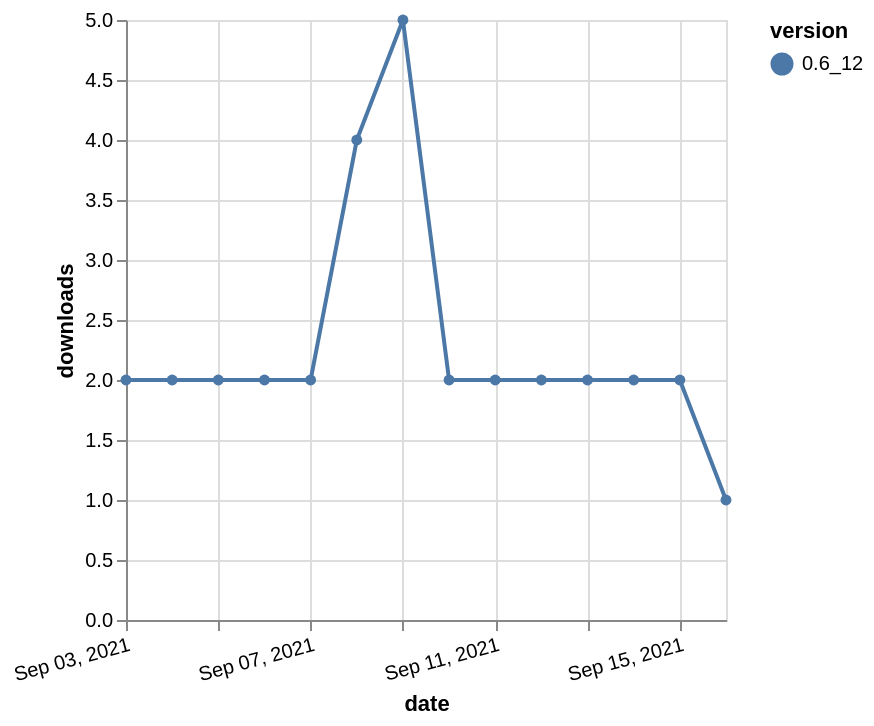

Write a Vega-Lite specification for this figure.
### Vega-Lite specification from a JSON file in a GitHub repository (floating-point values rounded to 4 significant figures)
{"$schema": "https://vega.github.io/schema/vega-lite/v5.json", "description": "A simple bar chart with embedded data.", "data": {"values": [{"date": "2021-09-03", "total": 3342, "delta": 2, "version": "0.6_12"}, {"date": "2021-09-04", "total": 3344, "delta": 2, "version": "0.6_12"}, {"date": "2021-09-05", "total": 3346, "delta": 2, "version": "0.6_12"}, {"date": "2021-09-06", "total": 3348, "delta": 2, "version": "0.6_12"}, {"date": "2021-09-07", "total": 3350, "delta": 2, "version": "0.6_12"}, {"date": "2021-09-08", "total": 3354, "delta": 4, "version": "0.6_12"}, {"date": "2021-09-09", "total": 3359, "delta": 5, "version": "0.6_12"}, {"date": "2021-09-10", "total": 3361, "delta": 2, "version": "0.6_12"}, {"date": "2021-09-11", "total": 3363, "delta": 2, "version": "0.6_12"}, {"date": "2021-09-12", "total": 3365, "delta": 2, "version": "0.6_12"}, {"date": "2021-09-13", "total": 3367, "delta": 2, "version": "0.6_12"}, {"date": "2021-09-14", "total": 3369, "delta": 2, "version": "0.6_12"}, {"date": "2021-09-15", "total": 3371, "delta": 2, "version": "0.6_12"}, {"date": "2021-09-16", "total": 3372, "delta": 1, "version": "0.6_12"}]}, "width": "container", "mark": {"type": "line", "point": {"filled": true}}, "encoding": {"x": {"field": "date", "type": "temporal", "timeUnit": "yearmonthdate", "title": "date", "axis": {"labelAngle": -15}}, "y": {"field": "delta", "type": "quantitative", "title": "downloads"}, "color": {"field": "version", "type": "nominal"}, "tooltip": {"field": "delta"}}}
